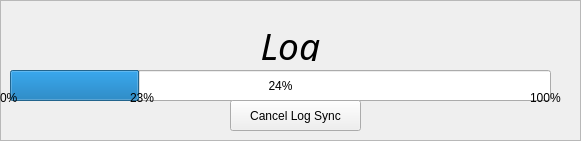
            <widget class="QFrame" name="log_frame">
             <property name="geometry">
              <rect>
               <x>920</x>
               <y>590</y>
               <width>581</width>
               <height>141</height>
              </rect>
             </property>
             <property name="frameShape">
              <enum>QFrame::StyledPanel</enum>
             </property>
             <property name="frameShadow">
              <enum>QFrame::Raised</enum>
             </property>
             <widget class="QProgressBar" name="log_progressBar">
              <property name="geometry">
               <rect>
                <x>10</x>
                <y>70</y>
                <width>541</width>
                <height>31</height>
               </rect>
              </property>
              <property name="value">
               <number>24</number>
              </property>
             </widget>
             <widget class="QPushButton" name="log_pushButton">
              <property name="geometry">
               <rect>
                <x>230</x>
                <y>100</y>
                <width>131</width>
                <height>31</height>
               </rect>
              </property>
              <property name="sizePolicy">
               <sizepolicy hsizetype="Minimum" vsizetype="Expanding">
                <horstretch>0</horstretch>
                <verstretch>0</verstretch>
               </sizepolicy>
              </property>
              <property name="text">
               <string>Cancel Log Sync</string>
              </property>
             </widget>
             <widget class="QLabel" name="log_label_0">
              <property name="geometry">
               <rect>
                <x>0</x>
                <y>90</y>
                <width>21</width>
                <height>16</height>
               </rect>
              </property>
              <property name="text">
               <string>0%</string>
              </property>
             </widget>
             <widget class="QLabel" name="log_label_100">
              <property name="geometry">
               <rect>
                <x>530</x>
                <y>90</y>
                <width>41</width>
                <height>16</height>
               </rect>
              </property>
              <property name="text">
               <string>100%</string>
              </property>
             </widget>
             <widget class="QLabel" name="log_label_cur">
              <property name="geometry">
               <rect>
                <x>130</x>
                <y>90</y>
                <width>31</width>
                <height>16</height>
               </rect>
              </property>
              <property name="text">
               <string>23%</string>
              </property>
             </widget>
             <widget class="QLabel" name="log_label">
              <property name="geometry">
               <rect>
                <x>0</x>
                <y>30</y>
                <width>581</width>
                <height>31</height>
               </rect>
              </property>
              <property name="font">
               <font>
                <family>Avenir Next Condensed</family>
                <pointsize>28</pointsize>
                <italic>true</italic>
               </font>
              </property>
              <property name="text">
               <string>Log</string>
              </property>
              <property name="alignment">
               <set>Qt::AlignCenter</set>
              </property>
             </widget>
            </widget>
